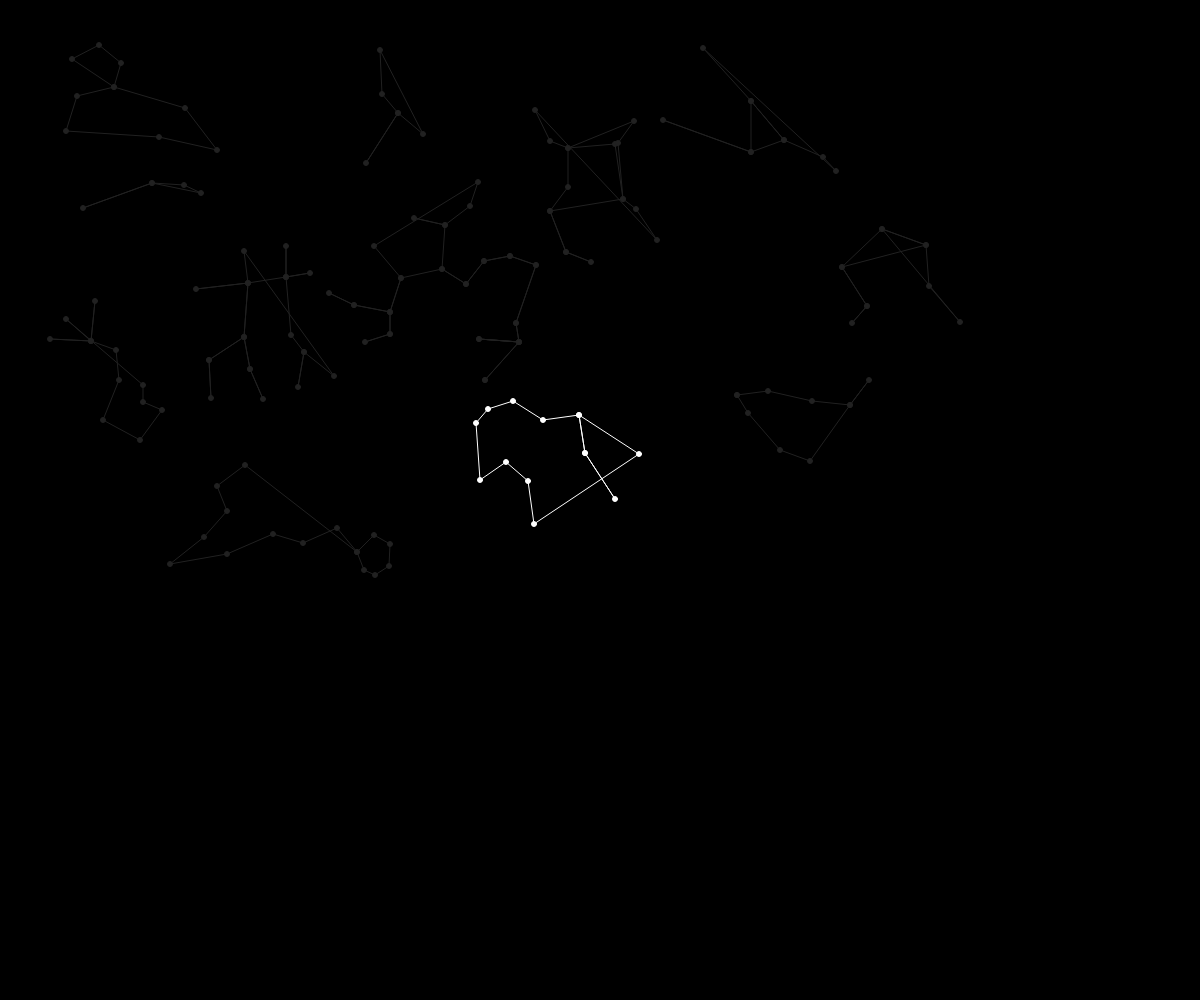
Frame 1 (no input)
Frame 60 (no input): identical to frame 1, image omitted
Frame 120 (the mouse pressed at the canvas centre since frame 60): identical to frame 1, image omitted

The p5.js sketch that drew this single still picture (run headless with seeded random() and noise() and a simulated clock; from frame 60 on, the mouse is pressed at the canvas centre):

// p5.js sketch
// ── sketch.js
function setup() {
  createCanvas(windowWidth, windowHeight);
}

let AriesStars = [
  { x: 152, y: 183 },
  { x: 83, y: 208 },
  { x: 152, y: 183 },
  { x: 184, y: 185 },
  { x: 201, y: 193 }
];

let TaurusStars = [
  { x: 703, y: 48 },
  { x: 751, y: 101 },
  { x: 751, y: 152 },
  { x: 663, y: 120 },
  { x: 751, y: 152 },
    { x: 784, y: 140 },
  { x: 751, y: 101 },
  { x: 784, y: 140 },
  { x: 823, y: 157 },
  { x: 836, y: 171},
];

let CancerStars = [
  { x: 380, y: 50 },
  { x: 382, y: 94 },
  { x: 398, y: 113 },
  { x: 366, y: 163 },
  { x: 398, y: 113 },
  { x: 423, y: 134 },
];

let GeminiStars = [
  { x: 244, y: 251 },
  { x: 248, y: 283 },
  { x: 196, y: 289 },
  { x: 248, y: 283 },
  { x: 244, y: 337 },
  { x: 209, y: 360 },
  { x: 211, y: 398 },
  { x: 209, y: 360 },
  { x: 244, y: 337 },
  { x: 250, y: 369 },
  { x: 263, y: 399 },
  { x: 250, y: 369 },
  { x: 244, y: 337 },
  { x: 248, y: 283 },
  { x: 286, y: 277 },
  { x: 286, y: 246 },
    { x: 286, y: 277 },
  { x: 310, y: 273 },
  { x: 286, y: 277 },
  { x: 291, y: 335 },
  { x: 304, y: 352 },
  { x: 298, y: 387 },
    { x: 304, y: 352 },
  { x: 334, y: 376 },
];

let LeoStars = [
  { x: 72, y: 59 },
  { x: 99, y: 45 },
  { x: 121, y: 63 },
  { x: 114, y: 87 },
  { x: 77, y: 96 },
    { x: 66, y: 131 },
  { x: 159, y: 137 },
  { x: 217, y: 150 },
  { x: 185, y: 108 },
 { x: 114, y: 87 },
];

let VirgoStars = [
  { x: 535, y: 110 },
  { x: 550, y: 141 },
  { x: 568, y: 148 },
  { x: 568, y: 187 },
  { x: 550, y: 211 },
  { x: 566, y: 252 },
  { x: 591, y: 262 },
   { x: 566, y: 252 },
  { x: 550, y: 211 },
 { x: 623, y: 199 },
   { x: 615, y: 144 },
  { x: 568, y: 148 },
  { x: 634, y: 121 },
  { x: 618, y: 143},
   { x: 623, y: 199 },
  { x: 636, y: 209},
   { x: 657, y: 240 },
];

let LibraStars = [
  { x: 882, y: 229 },
  { x: 842, y: 267 },
  { x: 867, y: 306 },
  { x: 852, y: 323 },
  { x: 867, y: 306 },
  { x: 842, y: 267 },
  { x: 926, y: 245 },
  { x: 882, y: 229 },
 { x: 926, y: 245 },
  { x: 929, y: 286 },
  { x: 960, y: 322 },
];

let ScorpioStars = [
  { x: 66, y: 319 },
  { x: 91, y: 341 },
  { x: 95, y: 301 },
  {x: 91, y: 341},
  { x: 50, y: 339 },
  {x: 91, y: 341},
  { x: 116, y: 350 },
  { x: 119, y: 380 },
 { x: 103, y: 420 },
  { x: 140, y: 440 },
  { x: 162, y: 410 },
  { x: 143, y: 402 },
  { x: 143, y: 385 }
];

let SagittariusStars = [
  { x: 374, y: 246 },
  { x: 401, y: 278 },
  { x: 390, y: 312 },
  {x: 354, y: 305},
  { x: 329, y: 293 },
  {x: 354, y: 305},
  { x: 390, y: 312 },
  { x: 390, y: 334 },
 { x: 365, y: 342 },
{ x: 390, y: 334 },
  { x: 390, y: 312 },
  { x: 401, y: 278 },
  { x: 442, y: 269 },
  { x: 466, y: 284 },
  { x: 484, y: 261 },
  { x: 510, y: 256 },
  {x: 536, y: 265},
  { x: 516, y: 323 },
  {x: 519, y: 342},
  { x: 479, y: 339 },
  {x: 519, y: 342},
 { x: 485, y: 380 },
  { x: 485, y: 380 },
  {x: 519, y: 342},
  { x: 479, y: 339 },
   {x: 519, y: 342},
  { x: 516, y: 323 },
   {x: 536, y: 265},
  { x: 510, y: 256 },
   { x: 484, y: 261 },
  { x: 466, y: 284 },
   { x: 442, y: 269 },
   {x: 445, y: 225},
    {x: 414, y: 218},
  {x: 445, y: 225},
   { x: 470, y: 206 },
  { x: 478, y: 182 },  
];

let CapricornStars = [
  { x: 737, y: 395 },
  { x: 768, y: 391 },
  { x: 812, y: 401 },
  {x: 850, y: 405},
  { x: 869, y: 380 },
  {x: 850, y: 405},
  { x: 810, y: 461 },
  { x: 780, y: 450 },
 { x: 748, y: 413 },
   { x: 737, y: 395 },
];

let AquariusStars = [
  { x: 639, y: 454 },
  { x: 579, y: 415 },
  { x: 585, y: 453 },
  {x: 615, y: 499},
  { x: 585, y: 453 },
  {x: 579, y: 415},
  { x: 543, y: 420 },
  { x: 513, y: 401 },
 { x: 488, y: 409 },
   { x: 476, y: 423 },
   { x: 480, y: 480 },
  { x: 506, y: 462 },
 { x: 528, y: 481 },
   { x: 534, y: 524 }
]
let PiscesStars = [
  { x: 245, y: 465 },
  { x: 217, y: 486 },
  { x: 227, y: 511 },
  {x: 204, y: 537},
  { x: 170, y: 564 },
  {x: 227, y: 554},
  { x: 273, y: 534 },
  { x: 303, y: 543 },
 { x: 337, y: 528 },
   { x: 357, y: 552 },
   { x: 374, y: 535 },
  { x: 390, y: 544 },
 { x: 389, y: 566 },
   { x: 375, y: 575 },
   { x: 364, y: 570 },
   { x: 357, y: 552 }
];

function draw() {
  background(0, 0, 0);

  let currentHour = hour();

  if (currentHour === 1 || currentHour === 13){
    drawConstellation(AriesStars, color(255)); // 
  } else {
    drawConstellation(AriesStars, color(33, 33, 33)); // 
  }

   if (currentHour === 2 || currentHour === 14) {
    drawConstellation(TaurusStars, color(255)); // 
  } else {
    drawConstellation(TaurusStars, color(33, 33, 33)); 
  }
  
  if (currentHour === 3 || currentHour === 15) {
    drawConstellation(GeminiStars, color(255)); // 
  } else {
    drawConstellation(GeminiStars, color(33, 33, 33)); 
  }
 
    if (currentHour === 4 || currentHour === 16) {
    drawConstellation(CancerStars, color(255)); // 
  } else {
    drawConstellation(CancerStars, color(33, 33, 33)); 
  }
  
  if (currentHour === 5 || currentHour === 17) {
    drawConstellation(LeoStars, color(255)); // 
  } else {
    drawConstellation(LeoStars, color(33, 33, 33)); 
  }
  
  if (currentHour === 6 || currentHour === 18) {
    drawConstellation(VirgoStars, color(255)); // 
  } else {
    drawConstellation(VirgoStars, color(33, 33, 33)); 
  }
  
  if (currentHour === 7 || currentHour === 19) {
    drawConstellation(LibraStars, color(255)); // 
  } else {
    drawConstellation(LibraStars, color(33, 33, 33)); 
  }
  
   if (currentHour === 8 || currentHour === 20) {
    drawConstellation(ScorpioStars, color(255)); // 
  } else {
    drawConstellation(ScorpioStars, color(33, 33, 33)); 
  }
  
  if (currentHour === 9 || currentHour === 21) {
    drawConstellation(SagittariusStars, color(255)); // 
  } else {
    drawConstellation(SagittariusStars, color(33, 33, 33)); 
  }
  
  if (currentHour === 10 || currentHour === 22) {
    drawConstellation(CapricornStars, color(255)); // 
  } else {
    drawConstellation(CapricornStars, color(33, 33, 33)); 
  }

  if (currentHour === 11 || currentHour === 23) {
    drawConstellation(AquariusStars, color(255)); // 
  } else {
    drawConstellation(AquariusStars, color(33, 33, 33)); 
  }
  
  if (currentHour === 12 || currentHour === 24) {
    drawConstellation(Pisces, color(255)); // 
  } else {
    drawConstellation(PiscesStars, color(33, 33, 33)); 
  }


}

function drawConstellation(stars, starColor) {
  stroke(starColor);
  strokeWeight(1);

  for (let i = 0; i < stars.length - 1; i++) {
    line(stars[i].x, stars[i].y, stars[i + 1].x, stars[i + 1].y);
  }

  line(stars[stars.length - 1].x, stars[stars.length - 1].y, stars[0].x, stars[0].y);

  fill(starColor);
  for (let i = 0; i < stars.length; i++) {
    ellipse(stars[i].x, stars[i].y, 5, 5);
  }
}
